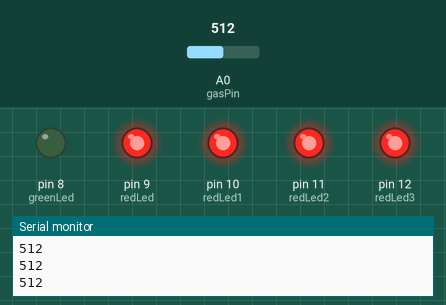
This sketch was run on a simulated Arduino Uno, built with avr-gcc and run on an emulated ATmega328P. On the bench: output pins drawn as LEDs (lit = HIGH), the last lines printed to the serial monitor. The inputs (shaded band) are chosen by the test bench; at power-on: A0 (gasPin) = 512.

Above: at 1.2 s.
1.3 s: A0 (gasPin) set to 86
2.8 s: A0 (gasPin) set to 71
At 3.7 s:
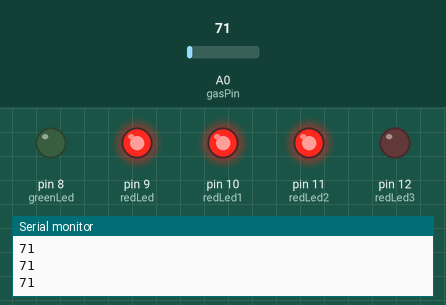
4.3 s: A0 (gasPin) set to 50
At 5.0 s:
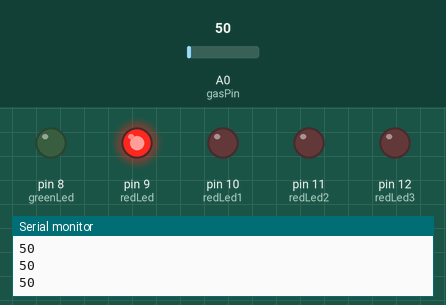
5.8 s: A0 (gasPin) set to 47
At 6.3 s:
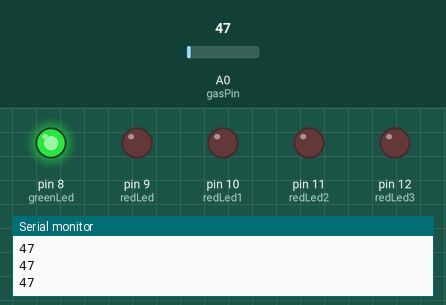
7.3 s: A0 (gasPin) set to 70
At 8.5 s:
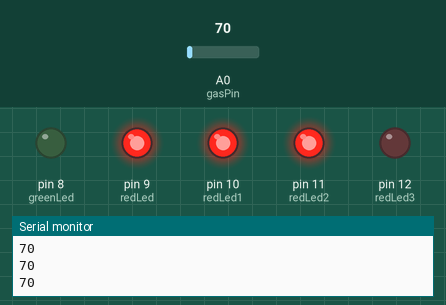
8.8 s: A0 (gasPin) set to 90
At 10.0 s:
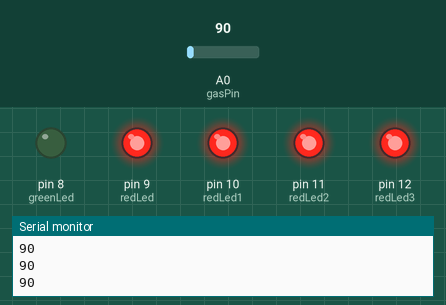
Timing chart, 0 to 11.3 s (numbered marks = the images above; inputs shaded):
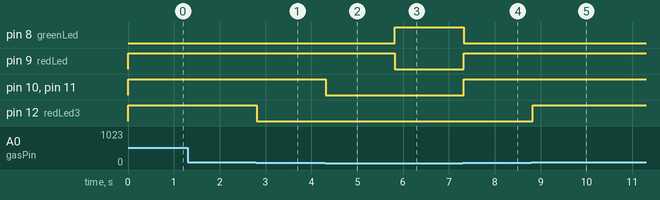

The sketch:

carondioxide_version.ino
```cpp
int greenLed = 8;
int redLed = 9;
int redLed1 = 10;
int redLed2 = 11;
int redLed3 = 12;
int gasPin = 0;
int analogSensor;
// Your threshold value

void setup() {
  pinMode(redLed, OUTPUT);
  pinMode(greenLed, OUTPUT);
  pinMode(redLed1, OUTPUT);
  pinMode(redLed2, OUTPUT);
  pinMode(redLed3, OUTPUT);
  Serial.begin(9600);
}

void loop() {
 analogSensor = analogRead(gasPin);
 Serial.println(analogSensor);
//
//   Checks if it has reached the threshold value
  if (analogSensor < 50)
  {
    digitalWrite(greenLed, HIGH);
    digitalWrite(redLed, LOW);
    digitalWrite(redLed1, LOW);
    digitalWrite(redLed2, LOW);
    digitalWrite(redLed3, LOW);
  }
  else if (analogSensor < 60)
  {
    digitalWrite(redLed, HIGH);
    digitalWrite(redLed1, LOW);
    digitalWrite(redLed2, LOW);
    digitalWrite(redLed3, LOW);
    digitalWrite(greenLed, LOW);
  }
    else if (analogSensor < 70)
  {
    digitalWrite(redLed, HIGH);
    digitalWrite(redLed1, HIGH);
    digitalWrite(redLed2, LOW);
    digitalWrite(redLed3, LOW);
    digitalWrite(greenLed, LOW);
  }
      else if (analogSensor < 80)
  {
    digitalWrite(redLed, HIGH);
    digitalWrite(redLed1, HIGH);
    digitalWrite(redLed2, HIGH);
    digitalWrite(redLed3, LOW);
    digitalWrite(greenLed, LOW);
  }
        else
        {
    digitalWrite(redLed, HIGH);
    digitalWrite(redLed1, HIGH);
    digitalWrite(redLed2, HIGH);
    digitalWrite(redLed3, HIGH);
    digitalWrite(greenLed, LOW);
  }
  delay(100);


}
```

Measured:
- the behaviour switches between 80 and 79 on A0 (gasPin) (found by bisection; images 0 and 1)
- the behaviour switches between 50 and 49 on A0 (gasPin) (found by bisection; images 2 and 3)
- after the input at 2.8 s, pin 12 (redLed3): HIGH → LOW at once
- after the input at 4.3 s, pin 10 (redLed1), pin 11 (redLed2): HIGH → LOW at once
- after the input at 5.8 s, pin 8 (greenLed): LOW → HIGH at once; pin 9 (redLed): HIGH → LOW at once
- after the input at 7.3 s, pin 8 (greenLed): HIGH → LOW at once; pin 9 (redLed), pin 10 (redLed1), pin 11 (redLed2): LOW → HIGH at once
- after the input at 8.8 s, pin 12 (redLed3): LOW → HIGH at once
